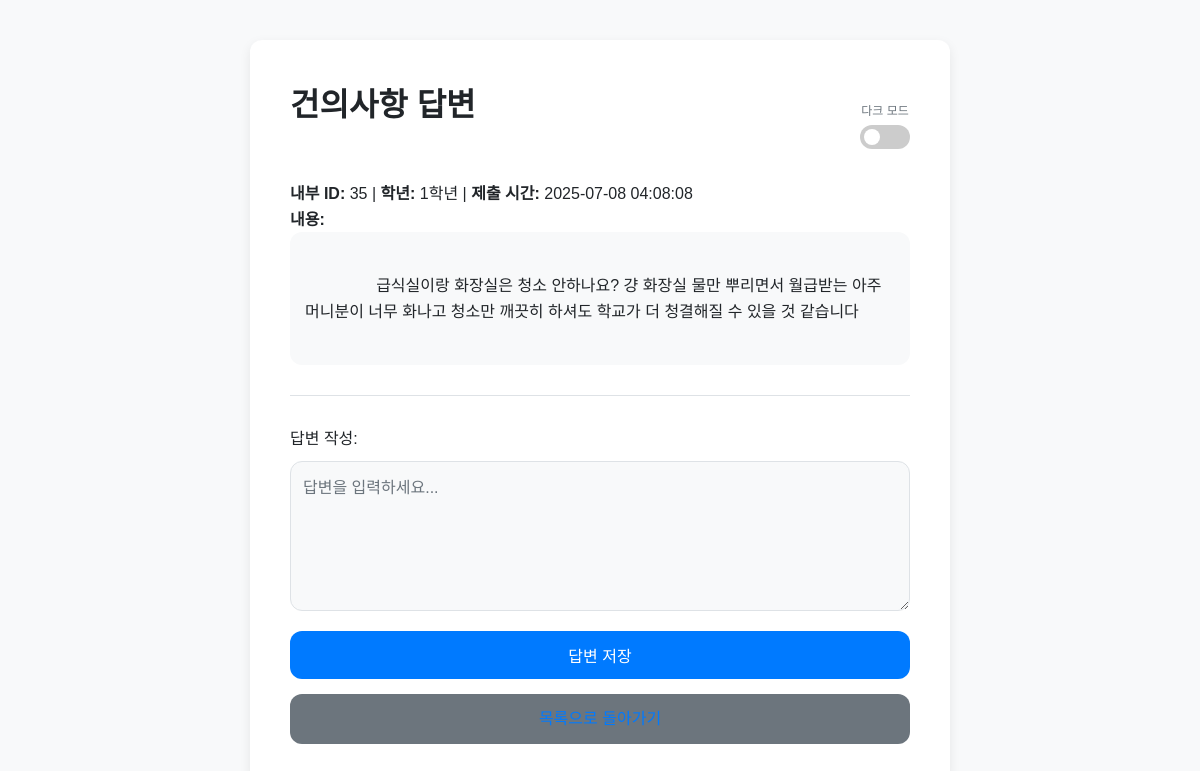
Page /admin/reply/35 (signed in) on the committed database.
### tables this page shows
CREATE TABLE suggestions (
                    id INTEGER PRIMARY KEY AUTOINCREMENT,
                    grade TEXT NOT NULL,
                    content TEXT NOT NULL,
                    timestamp DATETIME DEFAULT CURRENT_TIMESTAMP
                , ip_address TEXT, user_agent TEXT, answer TEXT, status TEXT DEFAULT '대기중', answered_at DATETIME, answered_by TEXT, public_id TEXT, user_token TEXT);

### app.py (the view, shortened to what this page needs)
@app.route('/admin/reply/<int:suggestion_id>', methods=['GET', 'POST'])
def admin_reply(suggestion_id):
    if 'admin' not in session:
        return redirect(url_for('admin_login'))
    conn = sqlite3.connect('db.sqlite3')
    c = conn.cursor()
    c.execute('SELECT id, grade, content, timestamp, answer FROM suggestions WHERE id = ?', (suggestion_id,))
    suggestion = c.fetchone()
    conn.close()
    return render_template('reply.html', suggestion=suggestion) if suggestion else ('건의사항 없음', 404)

### app.py (called while the page is built, shortened)
@app.before_request
def auto_login():
    if 'admin' in session:
        return

### templates/reply.html (shortened to what this page needs)
<!DOCTYPE html>
<html lang="ko">
<head>
    <link rel="stylesheet" href="{{ url_for('static', filename='style.css') }}">
</head>
<body>
    <div class="container">
        <div style="display: flex; justify-content: space-between; align-items: center; margin-bottom: 20px;">
            <h1>건의사항 답변</h1>
            <div class="theme-switch-wrapper">
                <span>다크 모드</span>
                <label class="theme-switch" for="theme-toggle">
                    <div class="slider round"></div>
                </label>
            </div>
        </div>
        <div class="suggestion-details">
            <p><strong>내부 ID:</strong> {{ suggestion[0] }} | <strong>학년:</strong> {{ suggestion[1] }} | <strong>제출 시간:</strong> {{ suggestion[3] }}</p>
            <p><strong>내용:</strong></p>
            <div class="content-text" style="background-color: var(--bg-color); padding: 15px; border-radius: var(--border-radius);">
                {{ suggestion[2] }}
            </div>
        </div>
        <hr>
        <form method="POST">
            <label for="answer">답변 작성:</label>
            <textarea id="answer" name="answer" rows="8" placeholder="답변을 입력하세요...">{{ suggestion[4] or '' }}</textarea>
            <button type="submit">답변 저장</button>
        </form>
        <div class="admin-buttons" style="margin-top: 15px;">
             <a href="{{ url_for('admin_panel') }}" class="btn" style="background-color: var(--secondary-text-color);">목록으로 돌아가기</a>
        </div>
    </div>
</body>
</html>

### static/style.css (style rules this page uses)
:root { --primary-color: #007aff; --primary-hover-color: #0056b3; --danger-color: #ff3b30; --danger-hover-color: #c50f0f; --bg-color: #f8f9fa; --secondary-bg-color: #ffffff; --text-color: #212529; --secondary-text-color: #6c757d; --border-color: #dee2e6; --shadow: 0 4px 12px rgba(0, 0, 0, 0.08); --border-radius: 12px; }
* { box-sizing: border-box; margin: 0; padding: 0; }
body { font-family: 'Noto Sans KR', sans-serif; background-color: var(--bg-color); color: var(--text-color); line-height: 1.6; display: flex; flex-direction: column; min-height: 100vh; transition: background-color 0.3s, color 0.3s; }
.container { max-width: 700px; margin: 40px auto; padding: 40px; background: var(--secondary-bg-color); border-radius: var(--border-radius); box-shadow: var(--shadow); flex-grow: 1; transition: background-color 0.3s; }
h1 { text-align: center; margin-bottom: 30px; color: var(--text-color); font-weight: 700; }
a { color: var(--primary-color); text-decoration: none; transition: color 0.2s ease-in-out; }
hr { border: none; border-top: 1px solid var(--border-color); margin: 30px 0; }
form { display: flex; flex-direction: column; gap: 20px; }
label { font-weight: 500; margin-bottom: -10px; color: var(--text-color); }
textarea, input[type="text"], input[type="password"] { width: 100%; padding: 12px; border: 1px solid var(--border-color); border-radius: var(--border-radius); font-size: 16px; font-family: 'Noto Sans KR', sans-serif; background-color: var(--bg-color); color: var(--text-color); transition: border-color 0.2s, box-shadow 0.2s, background-color 0.3s, color 0.3s; }
textarea { height: 150px; resize: vertical; }
textarea::placeholder { color: var(--secondary-text-color); }
button, .btn { padding: 12px 20px; border: none; border-radius: var(--border-radius); font-size: 16px; font-weight: 500; cursor: pointer; transition: background-color 0.2s, transform 0.1s; text-align: center; display: inline-block; width: 100%; }
button[type="submit"], .btn-primary { background-color: var(--primary-color); color: var(--secondary-bg-color); }
.admin-buttons { display: flex; gap: 15px; margin-top: 20px; }
.admin-buttons a, .admin-buttons button { flex: 1; text-decoration: none; }
.theme-switch-wrapper { display: flex; flex-direction: column; align-items: center; }
.theme-switch-wrapper span { font-size: 12px; color: var(--secondary-text-color); margin-bottom: 4px; }
.theme-switch { display: inline-block; height: 24px; position: relative; width: 50px; }
.slider { background-color: #ccc; bottom: 0; cursor: pointer; left: 0; position: absolute; right: 0; top: 0; transition: .4s; border-radius: 34px; }
.slider:before { background-color: #fff; bottom: 4px; content: ""; height: 16px; left: 4px; position: absolute; transition: .4s; width: 16px; border-radius: 50%; }
.content-text { white-space: pre-wrap; max-height: 200px; overflow-y: auto; }

### rows in the picture
suggestions: id "35", grade "1학년", timestamp "2025-07-08 04:08:08", content "급식실이랑 화장실은 청소 안하나요? 걍 화장실 물만 뿌리면서 월급받는 아주머니분이 너무 화나고 청소만 깨끗히 하셔도 학교가 더 청결해질 수 있을 것 같습니다"
